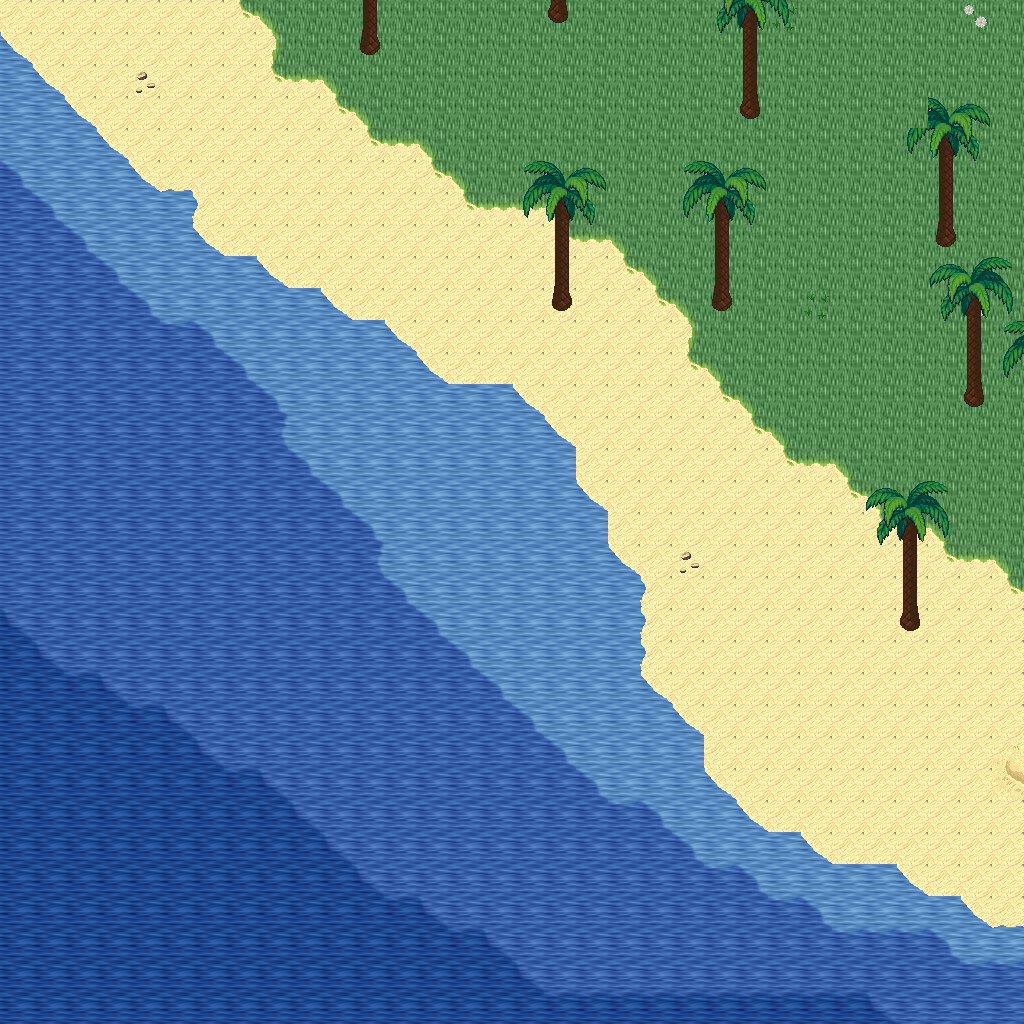

The image is a tile-based game level rendered from a .tmx file. Its description and source (layers, tilesets, objects; grid data summarised) follow:
An orthogonal 32x32 tile map with 32x32 px tiles, 5 tile layers (Ground, Objects, Objects2, Above, ...), 1 hidden layer not drawn, 57 tilesets.

<map version="1.10" tiledversion="1.11.0" orientation="orthogonal" renderorder="right-down" width="32" height="32" tilewidth="32" tileheight="32" infinite="0" nextlayerid="11" nextobjectid="1">
 <tileset firstgid="1" name="logic_collision" tilewidth="32" tileheight="32" tilecount="1" columns="1">
  <image source="../drawable/logic_collision.png" width="32" height="32" />
 </tileset>
 <tileset firstgid="2" name="ground_ground" tilewidth="32" tileheight="32" tilecount="33" columns="3">
  <image source="../drawable/ground_ground.png" width="96" height="352" />
 </tileset>
 <tileset firstgid="35" name="ground_water_pool" tilewidth="32" tileheight="32" tilecount="72" columns="3">
  <image source="../drawable/ground_water_pool.png" width="96" height="768" />
 </tileset>
 <tileset firstgid="107" name="furniture_carpet_plain_colours" tilewidth="32" tileheight="32" tilecount="10" columns="10">
  <image source="../drawable/furniture_carpet_plain_colours.png" width="320" height="32" />
 </tileset>
 <tileset firstgid="117" name="ground_brown_paving" tilewidth="32" tileheight="32" tilecount="2" columns="2">
  <image source="../drawable/ground_brown_paving.png" width="64" height="32" />
 </tileset>
 <tileset firstgid="119" name="ground_water_water" tilewidth="32" tileheight="32" tilecount="24" columns="3">
  <image source="../drawable/ground_water_water.png" width="96" height="256" />
 </tileset>
 <tileset firstgid="143" name="building_fence_fence_chunky" tilewidth="32" tileheight="32" tilecount="21" columns="3">
  <image source="../drawable/building_fence_fence_chunky.png" width="96" height="224" />
 </tileset>
 <tileset firstgid="164" name="ground_water_pool_corners" tilewidth="32" tileheight="32" tilecount="72" columns="3">
  <image source="../drawable/ground_water_pool_corners.png" width="96" height="768" />
 </tileset>
 <tileset firstgid="236" name="ground_grass_edges" tilewidth="32" tileheight="32" tilecount="36" columns="12">
  <image source="../drawable/ground_grass_edges.png" width="384" height="96" />
 </tileset>
 <tileset firstgid="272" name="ground_grass_corners" tilewidth="32" tileheight="32" tilecount="24" columns="6">
  <image source="../drawable/ground_grass_corners.png" width="192" height="128" />
 </tileset>
 <tileset firstgid="296" name="plant_grasses" tilewidth="32" tileheight="32" tilecount="6" columns="3">
  <image source="../drawable/plant_grasses.png" width="96" height="64" />
 </tileset>
 <tileset firstgid="302" name="plant_flower_daisy_white" tilewidth="32" tileheight="32" tilecount="8" columns="2">
  <image source="../drawable/plant_flower_daisy_white.png" width="64" height="128" />
 </tileset>
 <tileset firstgid="310" name="building_door_door_w" tilewidth="32" tileheight="32" tilecount="6" columns="2">
  <image source="../drawable/building_door_door_w.png" width="64" height="96" />
 </tileset>
 <tileset firstgid="316" name="building_wall_wood" tilewidth="32" tileheight="32" tilecount="16" columns="4">
  <image source="../drawable/building_wall_wood.png" width="128" height="128" />
 </tileset>
 <tileset firstgid="332" name="building_door_door_e" tilewidth="32" tileheight="32" tilecount="6" columns="2">
  <image source="../drawable/building_door_door_e.png" width="64" height="96" />
 </tileset>
 <tileset firstgid="338" name="ground_ground_2" tilewidth="32" tileheight="32" tilecount="4" columns="4">
  <image source="../drawable/ground_ground_2.png" width="128" height="32" />
 </tileset>
 <tileset firstgid="342" name="building_wall_stone" tilewidth="32" tileheight="32" tilecount="12" columns="3">
  <image source="../drawable/building_wall_stone.png" width="96" height="128" />
 </tileset>
 <tileset firstgid="354" name="building_wall_wall_brown" tilewidth="32" tileheight="32" tilecount="12" columns="3">
  <image source="../drawable/building_wall_wall_brown.png" width="96" height="128" />
 </tileset>
 <tileset firstgid="366" name="building_door_door_n" tilewidth="32" tileheight="32" tilecount="6" columns="3">
  <image source="../drawable/building_door_door_n.png" width="96" height="64" />
 </tileset>
 <tileset firstgid="372" name="building_church" tilewidth="32" tileheight="32" tilecount="56" columns="8">
  <image source="../drawable/building_church.png" width="256" height="224" />
 </tileset>
 <tileset firstgid="428" name="building_castle" tilewidth="32" tileheight="32" tilecount="320" columns="20">
  <image source="../drawable/building_castle.png" width="640" height="512" />
 </tileset>
 <tileset firstgid="748" name="plant_cactus" tilewidth="32" tileheight="32" tilecount="2" columns="1">
  <image source="../drawable/plant_cactus.png" width="32" height="64" />
 </tileset>
 <tileset firstgid="750" name="plant_stump_small_stump" tilewidth="32" tileheight="32" tilecount="4" columns="2">
  <image source="../drawable/plant_stump_small_stump.png" width="64" height="64" />
 </tileset>
 <tileset firstgid="754" name="furniture_carpet_rug_border" tilewidth="32" tileheight="32" tilecount="9" columns="3">
  <image source="../drawable/furniture_carpet_rug_border.png" width="96" height="96" />
 </tileset>
 <tileset firstgid="763" name="building_window_window_right" tilewidth="32" tileheight="32" tilecount="2" columns="2">
  <image source="../drawable/building_window_window_right.png" width="64" height="32" />
 </tileset>
 <tileset firstgid="765" name="item_statue_fairypool" tilewidth="32" tileheight="32" tilecount="16" columns="2">
  <image source="../drawable/item_statue_fairypool.png" width="64" height="256" />
 </tileset>
 <tileset firstgid="781" name="furniture_table_long_front_on" tilewidth="32" tileheight="32" tilecount="3" columns="1">
  <image source="../drawable/furniture_table_long_front_on.png" width="32" height="96" />
 </tileset>
 <tileset firstgid="784" name="building_decoration_blue_circle" tilewidth="32" tileheight="32" tilecount="4" columns="2">
  <image source="../drawable/building_decoration_blue_circle.png" width="64" height="64" />
 </tileset>
 <tileset firstgid="788" name="building_wall_bricked_edges" tilewidth="32" tileheight="32" tilecount="25" columns="5">
  <image source="../drawable/building_wall_bricked_edges.png" width="160" height="160" />
 </tileset>
 <tileset firstgid="813" name="item_corpse_skull_pale" tilewidth="32" tileheight="32" tilecount="2" columns="2">
  <image source="../drawable/item_corpse_skull_pale.png" width="64" height="32" />
 </tileset>
 <tileset firstgid="815" name="item_corpse_huge_animal" tilewidth="32" tileheight="32" tilecount="16" columns="2">
  <image source="../drawable/item_corpse_huge_animal.png" width="64" height="256" />
 </tileset>
 <tileset firstgid="831" name="item_sign_large" tilewidth="32" tileheight="32" tilecount="15" columns="5">
  <image source="../drawable/item_sign_large.png" width="160" height="96" />
 </tileset>
 <tileset firstgid="846" name="building_roof_yellow" tilewidth="32" tileheight="32" tilecount="20" columns="5">
  <image source="../drawable/building_roof_yellow.png" width="160" height="128" />
 </tileset>
 <tileset firstgid="866" name="building_roof_red" tilewidth="32" tileheight="32" tilecount="20" columns="5">
  <image source="../drawable/building_roof_red.png" width="160" height="128" />
 </tileset>
 <tileset firstgid="886" name="building_roof_green" tilewidth="32" tileheight="32" tilecount="20" columns="5">
  <image source="../drawable/building_roof_green.png" width="160" height="128" />
 </tileset>
 <tileset firstgid="906" name="building_roof_blue" tilewidth="32" tileheight="32" tilecount="20" columns="5">
  <image source="../drawable/building_roof_blue.png" width="160" height="128" />
 </tileset>
 <tileset firstgid="926" name="logic_creature_animal" tilewidth="32" tileheight="32" tilecount="32" columns="8">
  <image source="../drawable/logic_creature_animal.png" width="256" height="128" />
 </tileset>
 <tileset firstgid="958" name="logic_creature_golem" tilewidth="32" tileheight="32" tilecount="4" columns="4">
  <image source="../drawable/logic_creature_golem.png" width="128" height="32" />
 </tileset>
 <tileset firstgid="962" name="object_boat" tilewidth="32" tileheight="32" tilecount="42" columns="6">
  <image source="../drawable/object_boat.png" width="192" height="224" />
 </tileset>
 <tileset firstgid="1004" name="ground_water_pool_deep" tilewidth="32" tileheight="32" tilecount="72" columns="3">
  <image source="../drawable/ground_water_pool_deep.png" width="96" height="768" />
 </tileset>
 <tileset firstgid="1076" name="object_suspension_bridge" tilewidth="32" tileheight="32" tilecount="24" columns="3">
  <image source="../drawable/object_suspension_bridge.png" width="96" height="256" />
 </tileset>
 <tileset firstgid="1100" name="plant_tree_palm_trees" tilewidth="32" tileheight="32" tilecount="40" columns="4">
  <image source="../drawable/plant_tree_palm_trees.png" width="128" height="320" />
 </tileset>
 <tileset firstgid="1140" name="furniture_table_hotdog_stand" tilewidth="32" tileheight="32" tilecount="20" columns="4">
  <image source="../drawable/furniture_table_hotdog_stand.png" width="128" height="160" />
 </tileset>
 <tileset firstgid="1160" name="item_banners_banners" tilewidth="32" tileheight="32" tilecount="6" columns="2">
  <image source="../drawable/item_banners_banners.png" width="64" height="96" />
 </tileset>
 <tileset firstgid="1166" name="building_door_closed" tilewidth="32" tileheight="32" tilecount="1" columns="1">
  <image source="../drawable/building_door_closed.png" width="32" height="32" />
 </tileset>
 <tileset firstgid="1167" name="building_decoration_numbers" tilewidth="32" tileheight="32" tilecount="20" columns="2">
  <image source="../drawable/building_decoration_numbers.png" width="64" height="320" />
 </tileset>
 <tileset firstgid="1187" name="building_decoration_numbers_higher" tilewidth="32" tileheight="32" tilecount="2" columns="2">
  <image source="../drawable/building_decoration_numbers_higher.png" width="64" height="32" />
 </tileset>
 <tileset firstgid="1189" name="furniture_light_small_oil_lamp" tilewidth="32" tileheight="32" tilecount="8" columns="2">
  <image source="../drawable/furniture_light_small_oil_lamp.png" width="64" height="128" />
 </tileset>
 <tileset firstgid="1197" name="light_light_1x1" tilewidth="32" tileheight="32" tilecount="3" columns="3">
  <image source="../drawable/light_light_1x1.png" width="96" height="32" />
 </tileset>
 <tileset firstgid="1200" name="building_roof_straw" tilewidth="32" tileheight="32" tilecount="20" columns="5">
  <image source="../drawable/building_roof_straw.png" width="160" height="128" />
 </tileset>
 <tileset firstgid="1220" name="building_huts" tilewidth="32" tileheight="32" tilecount="338" columns="26">
  <image source="../drawable/building_huts.png" width="832" height="416" />
 </tileset>
 <tileset firstgid="1558" name="light_light_5x5" tilewidth="32" tileheight="32" tilecount="25" columns="5">
  <image source="../drawable/light_light_5x5.png" width="160" height="160" />
 </tileset>
 <tileset firstgid="1583" name="logic_item_sign" tilewidth="32" tileheight="32" tilecount="1" columns="1">
  <image source="../drawable/logic_item_sign.png" width="32" height="32" />
 </tileset>
 <tileset firstgid="1584" name="light_door_light" tilewidth="32" tileheight="32" tilecount="12" columns="3">
  <image source="../drawable/light_door_light.png" width="96" height="128" />
 </tileset>
 <tileset firstgid="1596" name="ground_sand_1" tilewidth="32" tileheight="32" tilecount="10" columns="2">
  <image source="../drawable/ground_sand_1.png" width="64" height="160" />
 </tileset>
 <tileset firstgid="1606" name="ground_sand_2" tilewidth="32" tileheight="32" tilecount="15" columns="5">
  <image source="../drawable/ground_sand_2.png" width="160" height="96" />
 </tileset>
 <tileset firstgid="1621" name="logic_creature_reptile" tilewidth="32" tileheight="32" tilecount="7" columns="7">
  <image source="../drawable/logic_creature_reptile.png" width="224" height="32" />
 </tileset>
 <layer id="1" name="Ground" width="32" height="32">
  <data>[1024 cells, 1024 non-empty, 13 distinct tile ids]</data>
 </layer>
 <layer id="2" name="Objects" width="32" height="32">
  <data>[1024 cells, 94 non-empty, 14 distinct tile ids]</data>
 </layer>
 <layer id="3" name="Objects2" width="32" height="32">
  <data>[1024 cells, 0 non-empty, 0 distinct tile ids]</data>
 </layer>
 <layer id="4" name="Above" width="32" height="32">
  <data>[1024 cells, 78 non-empty, 28 distinct tile ids]</data>
 </layer>
 <layer id="5" name="Above2" width="32" height="32">
  <data>[1024 cells, 1 non-empty, 1 distinct tile ids]</data>
 </layer>
 <layer id="6" name="Walkable" width="32" height="32" visible="0">
  <data>[1024 cells, 400 non-empty, 1 distinct tile ids]</data>
 </layer>
 <objectgroup id="7" name="Mapevents" />
 <objectgroup id="8" name="Spawn" />
 <objectgroup id="9" name="Keys" />
 <objectgroup id="10" name="Replace" />
</map>
